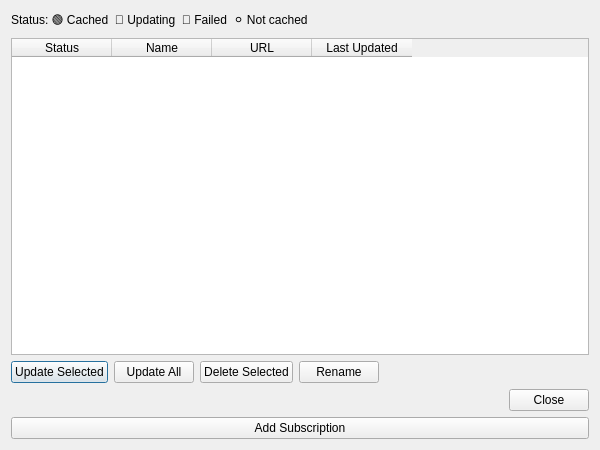
<?xml version="1.0" encoding="UTF-8"?>
<ui version="4.0">
 <class>SubscriptionDialog</class>
 <widget class="QDialog" name="SubscriptionDialog">
  <property name="geometry">
   <rect>
    <x>0</x>
    <y>0</y>
    <width>600</width>
    <height>450</height>
   </rect>
  </property>
  <property name="windowTitle">
   <string>Subscription Management</string>
  </property>
  <layout class="QVBoxLayout" name="verticalLayout">
   <item>
    <widget class="QLabel" name="statusLabel">
     <property name="text">
      <string>Status: 🟢 Cached  🔄 Updating  🔴 Failed  ⚪ Not cached</string>
     </property>
    </widget>
   </item>
   <item>
    <widget class="QTableWidget" name="subscriptionTable">
     <property name="selectionBehavior">
      <enum>QAbstractItemView::SelectRows</enum>
     </property>
     <property name="selectionMode">
      <enum>QAbstractItemView::ExtendedSelection</enum>
     </property>
     <property name="sortingEnabled">
      <bool>true</bool>
     </property>
     <column>
      <property name="text">
       <string>Status</string>
      </property>
     </column>
     <column>
      <property name="text">
       <string>Name</string>
      </property>
     </column>
     <column>
      <property name="text">
       <string>URL</string>
      </property>
     </column>
     <column>
      <property name="text">
       <string>Last Updated</string>
      </property>
     </column>
    </widget>
   </item>
   <item>
    <layout class="QHBoxLayout" name="buttonLayout">
     <item>
      <widget class="QPushButton" name="updateSelectedButton">
       <property name="text">
        <string>Update Selected</string>
       </property>
      </widget>
     </item>
     <item>
      <widget class="QPushButton" name="updateAllButton">
       <property name="text">
        <string>Update All</string>
       </property>
      </widget>
     </item>
     <item>
      <widget class="QPushButton" name="deleteSelectedButton">
       <property name="text">
        <string>Delete Selected</string>
       </property>
      </widget>
     </item>
     <item>
      <widget class="QPushButton" name="renameButton">
       <property name="text">
        <string>Rename</string>
       </property>
      </widget>
     </item>
     <item>
      <spacer name="horizontalSpacer">
       <property name="orientation">
        <enum>Qt::Horizontal</enum>
       </property>
       <property name="sizeHint" stdset="0">
        <size>
         <width>40</width>
         <height>20</height>
        </size>
       </property>
      </spacer>
     </item>
    </layout>
   </item>
   <item>
    <widget class="QDialogButtonBox" name="buttonBox">
     <property name="orientation">
      <enum>Qt::Horizontal</enum>
     </property>
     <property name="standardButtons">
      <set>QDialogButtonBox::Close</set>
     </property>
    </widget>
   </item>
   <item>
    <widget class="QPushButton" name="addButton">
     <property name="text">
      <string>Add Subscription</string>
     </property>
    </widget>
   </item>
  </layout>
 </widget>
 <resources/>
 <connections>
  <connection>
   <sender>buttonBox</sender>
   <signal>rejected()</signal>
   <receiver>SubscriptionDialog</receiver>
   <slot>reject()</slot>
   <hints>
    <hint type="sourcelabel">
     <x>299</x>
     <y>425</y>
    </hint>
    <hint type="destinationlabel">
     <x>299</x>
     <y>224</y>
    </hint>
   </hints>
  </connection>
 </connections>
</ui>
